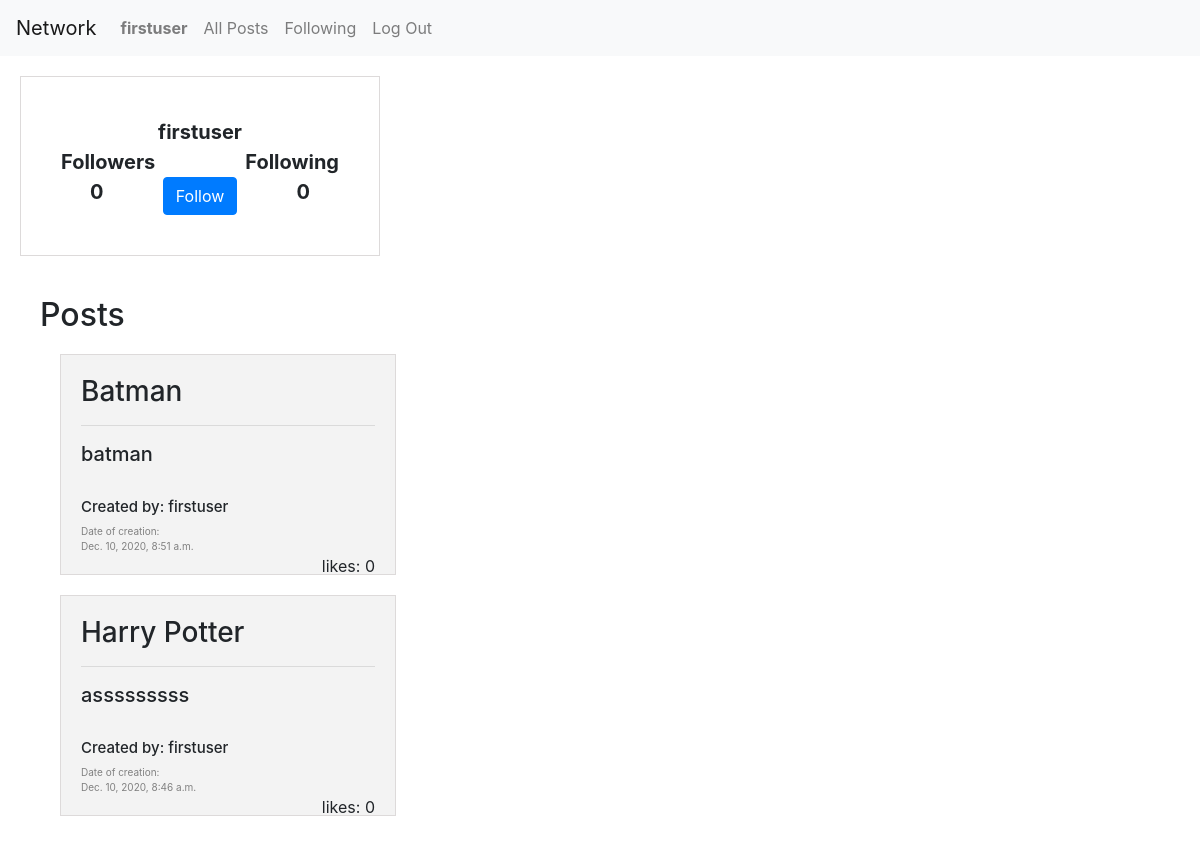
The page /profile (signed in) on the database as committed earlier.
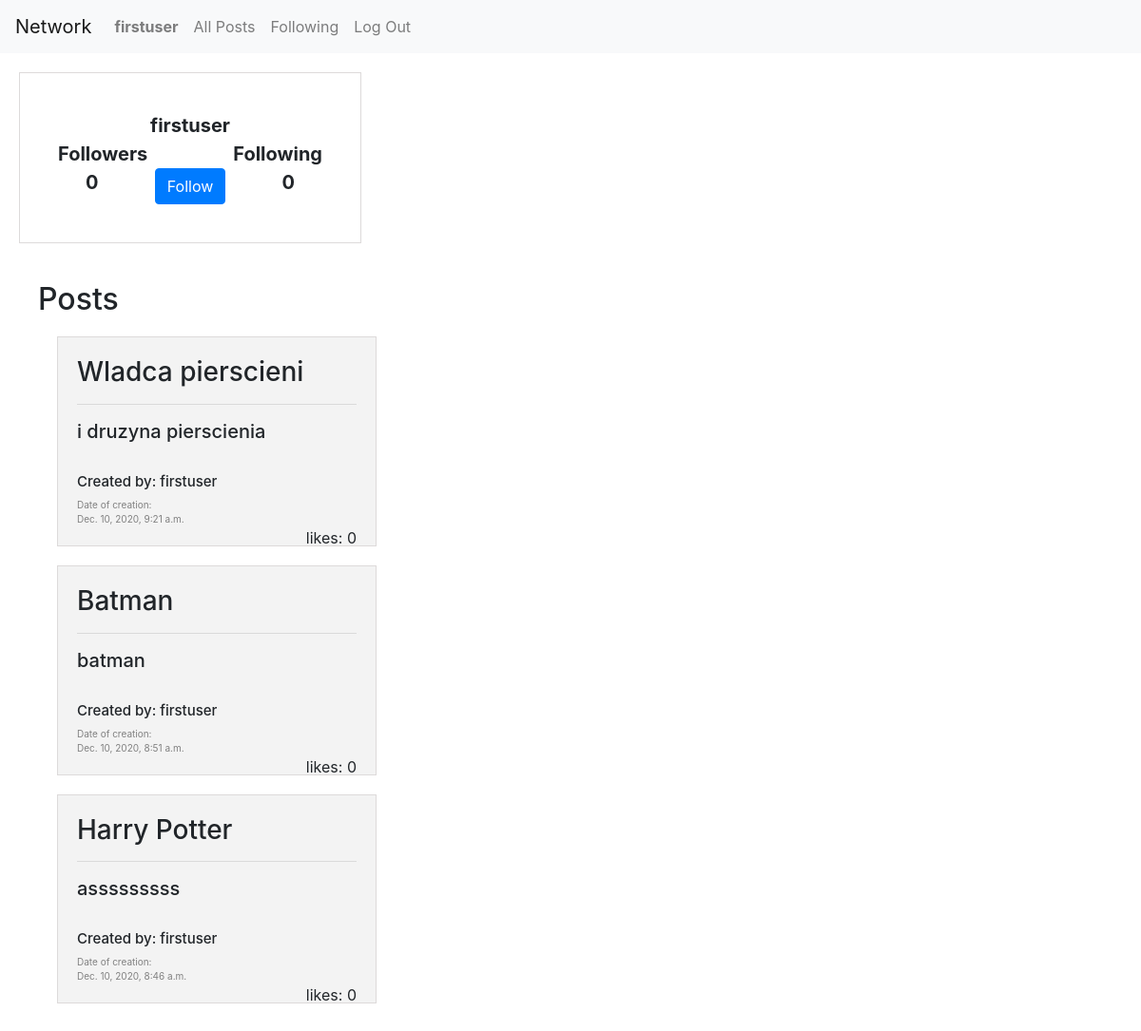
The same page on the database as committed later.
### network/models.py (models this page shows, shortened)
class Post(models.Model):
    title = models.CharField(max_length=64)
    text = models.TextField()
    likes = models.IntegerField()
    creation_date = models.DateTimeField()
    author = models.ForeignKey(User, on_delete=models.CASCADE, blank=True, related_name="author")

class User(AbstractUser):
    followers = models.IntegerField(blank=True, null=True)
    following = models.IntegerField(blank=True, null=True)
    def __str__(self):
        return self.username

### network/views.py (the view)
# urls.py: path("profile", views.profile, name="profile"),
def profile(request):
    posts_list = Post.objects.filter(author=request.user).order_by('-creation_date')
    return render(request, "network/profile.html",{
        "posts_list" : posts_list,
        "user": request.user,
    })

### network/templates/network/profile.html
{% extends "network/layout.html" %}
{% load static %}
{% block body %}
<div class="profile-container">
    <div class="row" style="text-align: center;">
        <div class="col-sm-2"></div>
        <div class="col-sm-8">{{user.username}}</div>
        <div class="col-sm-2"></div>
      </div>
      <div class="row" style="text-align: center;">
        <div class="col-sm">Followers</div>
        <div class="col-sm"></div>
        <div class="col-sm">Following</div>
      </div>
      <div class="row" style="text-align: center;">
        <div class="col-sm">{{user.followers}}</div>
        {% if user.is_authenticated %}
            <div class="col-sm"><button type="button" id="button" class="btn btn-primary">Follow</button></div>
        {% endif %}
        <div class="col-sm">{{user.following}}</div>
      </div>
</div>
<div class="posts-container">
    <h2>Posts</h2>
    {% for post in posts_list %}
        <div class="post">
            <h3>{{post.title}}</h3>
            <hr>
            <h5>{{post.text}}</h5>
            <br>
            <h5 style="font-size: 15px;">Created by: {{post.author}}</h5>
            <div class="date">
                Date of creation: <br>
                {{post.creation_date}}
            </div>
            <div class="likes">
                likes: {{post.likes}}
            </div>
        </div>
    {% endfor %}
</div>
{% endblock %}

Rows that differ between the two databases and show on the page:
added Post: title "Wladca pierscieni", text "i druzyna pierscienia", author "firstuser", creation_date "Dec. 10, 2020, 9:21 a.m.", likes "0"
